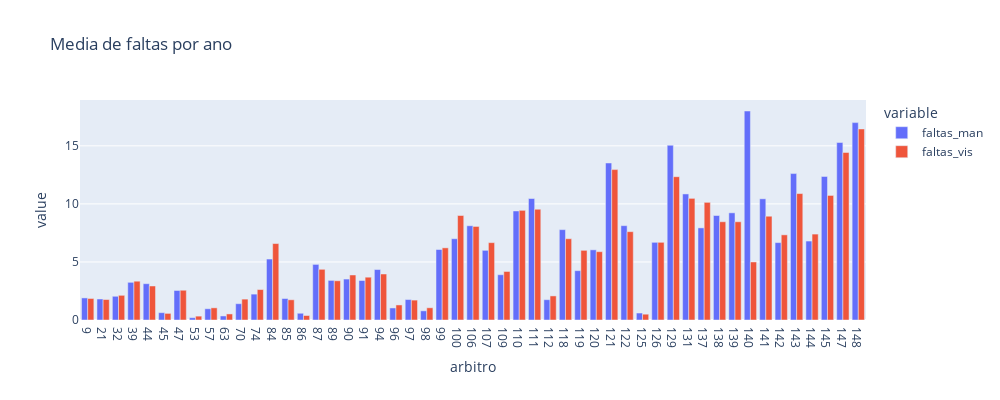

Notebook code for this chart:
### Code cell
#dados_x = dados_1['ano_campeonato']
#dados_y = dados[['gols_man', 'gols_vis']].mean()

dados_1 = dados.groupby('arbitro')[['faltas_man', 'faltas_vis']].mean()

dados_1['arbitro'] = dados_1.index


dados_2 = dados_1[dados_1['faltas_man']>0]
dados_y = dados_2['faltas_man']

#display(dados_1)
#linha x = dados_x
#linha y = dados_y

#dados_gol = px.data

fig = px.bar(dados_2, x = 'arbitro', y =  ['faltas_man', 'faltas_vis'],width=1000, height = 400 , barmode='group', title = 'Media de faltas por ano')
fig.update_xaxes(type = 'category')
fig.show()

### Figure 1 — Plotly figure (JSON) as saved in the notebook; plotly's stock layout.template omitted (floating-point values rounded to 4 significant figures)
{"data": [{"alignmentgroup": "True", "hovertemplate": "variable=faltas_man<br>arbitro=%{x}<br>value=%{y}<extra></extra>", "legendgroup": "faltas_man", "marker": {"color": "#636efa", "pattern": {"shape": ""}}, "name": "faltas_man", "offsetgroup": "faltas_man", "orientation": "v", "showlegend": true, "textposition": "auto", "type": "bar", "x": [9, 21, 32, 39, 44, 45, 47, 53, 57, 63, 70, 74, 84, 85, 86, 87, 89, 90, 91, 94, 96, 97, 98, 99, 100, 106, 107, 109, 110, 111, 112, 118, 119, 120, 121, 122, 125, 126, 129, 131, 137, 138, 139, 140, 141, 142, 143, 144, 145, 147, 148], "xaxis": "x", "y": [1.902, 1.809, 2.043, 3.245, 3.127, 0.6319, 2.543, 0.2, 0.9688, 0.3478, 1.404, 2.23, 5.25, 1.85, 0.5806, 4.789, 3.411, 3.526, 3.401, 4.346, 1.037, 1.762, 0.7895, 6.071, 7, 8.116, 6, 3.9, 9.389, 10.46, 1.75, 7.781, 4.25, 6.043, 13.52, 8.125, 0.6, 6.69, 15.05, 10.86, 7.933, 9, 9.231, 18, 10.44, 6.667, 12.61, 6.8, 12.36, 15.29, 17], "yaxis": "y"}, {"alignmentgroup": "True", "hovertemplate": "variable=faltas_vis<br>arbitro=%{x}<br>value=%{y}<extra></extra>", "legendgroup": "faltas_vis", "marker": {"color": "#EF553B", "pattern": {"shape": ""}}, "name": "faltas_vis", "offsetgroup": "faltas_vis", "orientation": "v", "showlegend": true, "textposition": "auto", "type": "bar", "x": [9, 21, 32, 39, 44, 45, 47, 53, 57, 63, 70, 74, 84, 85, 86, 87, 89, 90, 91, 94, 96, 97, 98, 99, 100, 106, 107, 109, 110, 111, 112, 118, 119, 120, 121, 122, 125, 126, 129, 131, 137, 138, 139, 140, 141, 142, 143, 144, 145, 147, 148], "xaxis": "x", "y": [1.854, 1.763, 2.126, 3.341, 2.93, 0.5694, 2.563, 0.3333, 1.047, 0.5217, 1.798, 2.622, 6.583, 1.742, 0.3871, 4.366, 3.379, 3.878, 3.687, 3.962, 1.296, 1.714, 1.053, 6.214, 9, 8.058, 6.662, 4.18, 9.444, 9.538, 2.075, 7, 6, 5.884, 12.95, 7.607, 0.5, 6.69, 12.34, 10.48, 10.13, 8.462, 8.462, 5, 8.938, 7.333, 10.89, 7.4, 10.73, 14.43, 16.45], "yaxis": "y"}], "layout": {"barmode": "group", "height": 400, "legend": {"title": {"text": "variable"}, "tracegroupgap": 0}, "title": {"text": "Media de faltas por ano"}, "width": 1000, "xaxis": {"anchor": "y", "domain": [0, 1], "title": {"text": "arbitro"}, "type": "category"}, "yaxis": {"anchor": "x", "domain": [0, 1], "title": {"text": "value"}}}}
